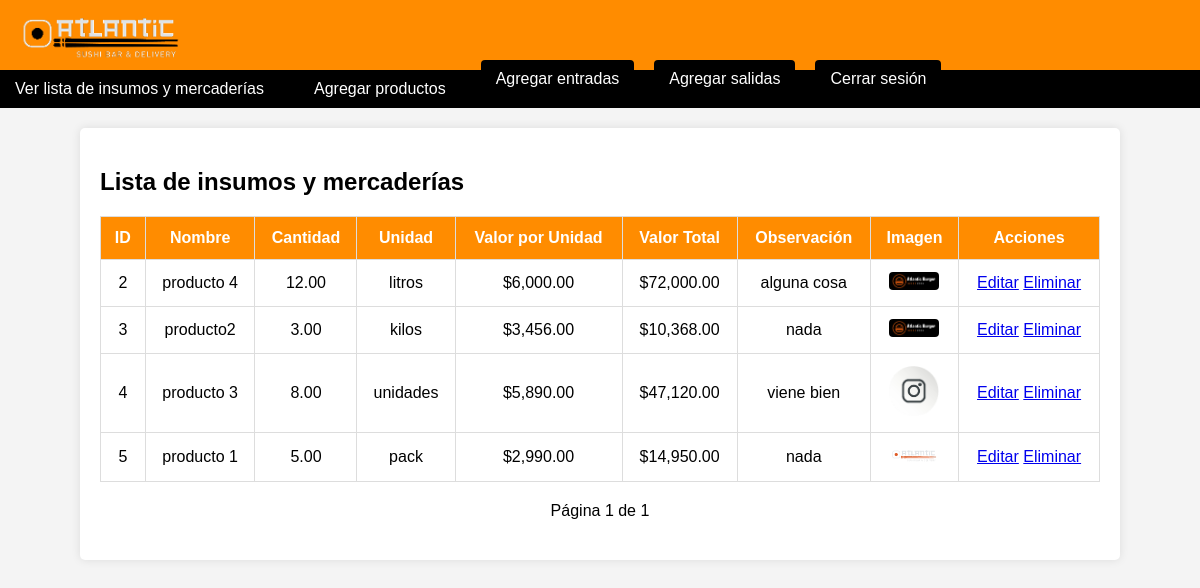
The app's page /inventario/index.php (signed in) with its own data.
### tables this page shows
CREATE TABLE `products` (
  `id` int(11) NOT NULL,
  `name` varchar(255) NOT NULL,
  `quantity` decimal(10,2) NOT NULL,
  `unit` enum('litros','kilos','unidades','pack','bolsa') NOT NULL,
  `unit_price` decimal(10,2) DEFAULT NULL,
  `total_price` decimal(10,2) GENERATED ALWAYS AS ((`quantity` * `unit_price`)) STORED,
  `observation` text,
  `image_path` varchar(255) DEFAULT NULL
);

### inventario/index.php (the view, shortened to what this page needs)
<?php
include 'config.php';
?>
<?php
$limit = 30;
$page = isset($_GET['page']) && is_numeric($_GET['page']) && $_GET['page'] > 0 ? (int)$_GET['page'] : 1;
$stmt_total = $pdo->prepare('SELECT COUNT(*) as total FROM products');
$stmt_total->execute();
$total_products = $stmt_total->fetch()['total'];
$total_pages = ceil($total_products / $limit);
$offset = ($page - 1) * $limit;
$stmt = $pdo->prepare('SELECT * FROM products LIMIT ? OFFSET ?');
$stmt->bindValue(1, $limit, PDO::PARAM_INT);
$stmt->bindValue(2, $offset, PDO::PARAM_INT);
$stmt->execute();
$products = $stmt->fetchAll();
?>
<!DOCTYPE html>
<html lang="es">
<head>
    <link rel="stylesheet" href="styles.css">
</head>
<body>
    <header>
        <img src="assets/logo.png" alt="Logo">
    </header>
    <nav>
        <ul>
            <li><button id="viewListButton">Ver lista de insumos y mercaderías</button></li>
            <li><button id="addProductButton">Agregar productos</button></li>
             <li><a href="entradas.php">Agregar entradas</a></li>
             <li><a href="salidas.php">Agregar salidas</a></li>
            <li><a href="?action=logout" style="background-color: #000; color: white; padding: 10px 15px; border-radius: 4px;">Cerrar sesión</a></li>
        </ul>
    </nav>
    <div class="container">
        <div id="productListSection" class="content-section">
            <h2>Lista de insumos y mercaderías</h2>
            <table>
                <thead>
                    <tr>
                        <th>ID</th>
                        <th>Nombre</th>
                        <th>Cantidad</th>
                        <th>Unidad</th>
                        <th>Valor por Unidad</th>
                        <th>Valor Total</th>
                        <th>Observación</th>
                        <th>Imagen</th>
                        <th>Acciones</th>
                    </tr>
                </thead>
                <tbody>
                    <?php if ($products): ?>
                        <?php foreach ($products as $product): ?>
                        <tr>
                            <td><?= htmlspecialchars($product['id']) ?></td>
                            <td><?= htmlspecialchars($product['name']) ?></td>
                            <td><?= htmlspecialchars($product['quantity']) ?></td>
                            <td><?= htmlspecialchars($product['unit']) ?></td>
                            <td>$<?= number_format($product['unit_price'], 2) ?></td>
                            <td>$<?= number_format($product['quantity'] * $product['unit_price'], 2) ?></td>
                            <td><?= htmlspecialchars($product['observation']) ?></td>
                            <td>
                                <?php if ($product['image_path']): ?>
                                    <img src="<?= htmlspecialchars($product['image_path']) ?>" alt="Imagen del producto">
                                <?php else: ?>
                                    No disponible
                                <?php endif; ?>
                            </td>
                            <td>
                                <a href="?action=edit&id=<?= $product['id'] ?>">Editar</a>
                                <a href="?action=delete&id=<?= $product['id'] ?>" onclick="return confirm('¿Estás seguro de eliminar este producto?');">Eliminar</a>
                            </td>
                        </tr>
                        <?php endforeach; ?>
                    <?php else: ?>
                        <tr>
                            <td colspan="9">No hay productos disponibles.</td>
                        </tr>
                    <?php endif; ?>
                </tbody>
            </table>
            <div class="pagination">
                <span>Página <?= $page ?> de <?= $total_pages ?></span>
            </div>
        </div>
    </div>
</body>
</html>

### inventario/styles.css (style rules this page uses)
body { margin: 0; font-family: Arial, sans-serif; background-color: #f4f4f4; }
header { background-color: #ff8c00; color: white; padding: 10px 20px; display: flex; align-items: center; justify-content: space-between; }
header img { height: 50px; }
nav { background-color: #000; }
nav ul { list-style: none; margin: 0; padding: 0; display: flex; }
nav ul li { margin-right: 20px; }
nav ul li button { background-color: #000; color: white; padding: 10px 15px; border: none; border-radius: 4px; cursor: pointer; transition: background 0.3s; font-size: 16px; }
nav ul li a { background-color: #000; color: white; padding: 10px 15px; border-radius: 4px; text-decoration: none; transition: background 0.3s; }
.container { padding: 20px; display: flex; justify-content: center; }
.content-section { width: 100%; max-width: 1000px; background-color: white; padding: 20px; border-radius: 5px; box-shadow: 0 0 10px rgba(0,0,0,0.1); display: none; }
.content-section.active { display: block; }
table { width: 100%; border-collapse: collapse; margin: 20px 0; background-color: white; }
table th, table td { padding: 12px; border: 1px solid #ddd; text-align: center; }
table th { background-color: #ff8c00; color: white; }
table img { max-width: 50px; border-radius: 4px; }
.pagination { text-align: center; margin: 20px 0; }
.pagination span { padding: 8px 16px; }

### records on screen
products: id "2", name "producto 4", quantity "12.00", unit "litros", unit_price "6,000.00", $product['quantity'] * $product['unit_price'] "72,000.00", observation "alguna cosa", image_path (picture)
products: id "3", name "producto2", quantity "3.00", unit "kilos", unit_price "3,456.00", $product['quantity'] * $product['unit_price'] "10,368.00", observation "nada", image_path (picture)
products: id "4", name "producto 3", quantity "8.00", unit "unidades", unit_price "5,890.00", $product['quantity'] * $product['unit_price'] "47,120.00", observation "viene bien", image_path (picture)
products: id "5", name "producto 1", quantity "5.00", unit "pack", unit_price "2,990.00", $product['quantity'] * $product['unit_price'] "14,950.00", observation "nada", image_path (picture)

### other values on screen
$page "1"
$total_pages "1"
